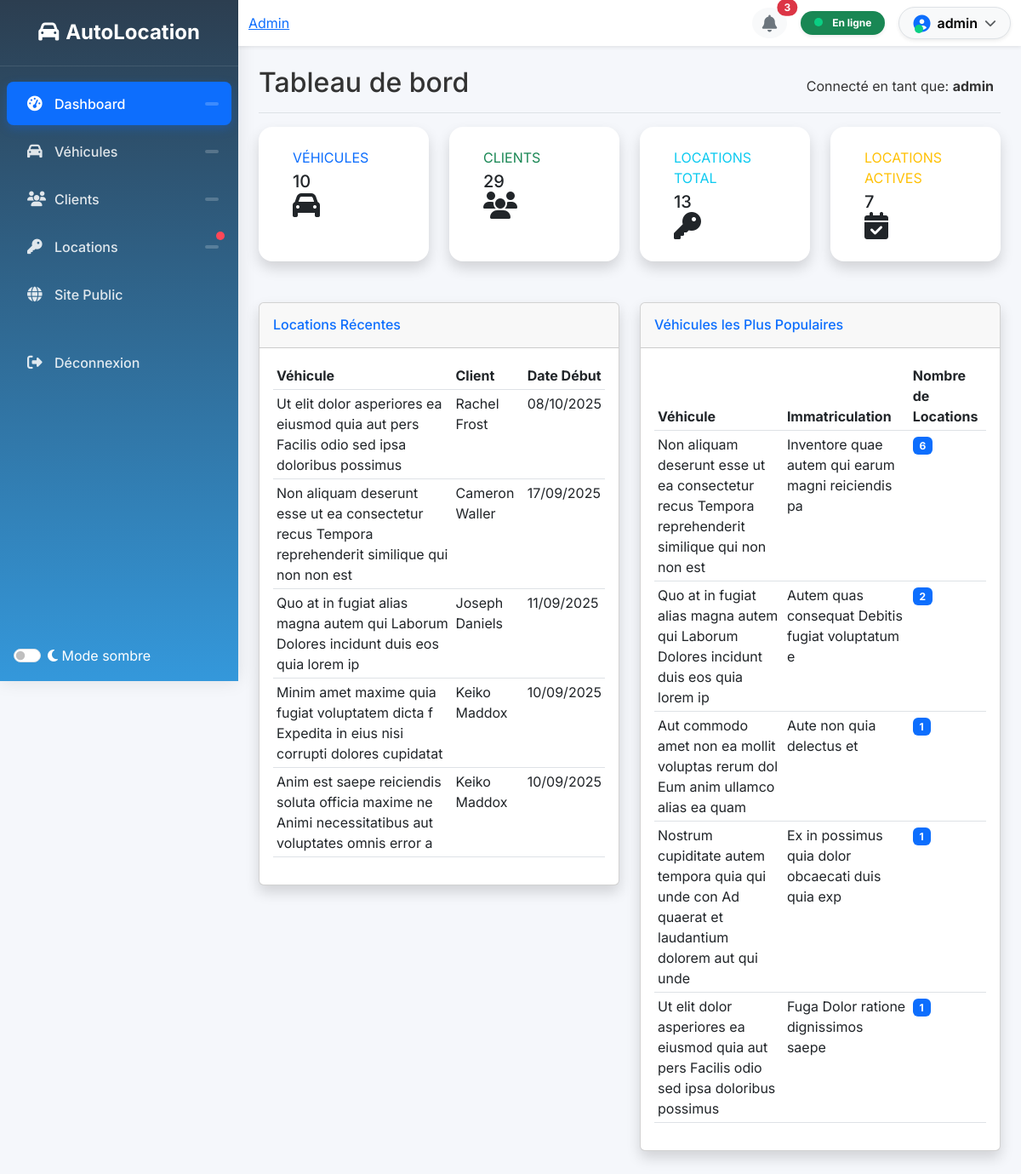
/monadmin/ (signed in), run on an earlier commit of the app's database.
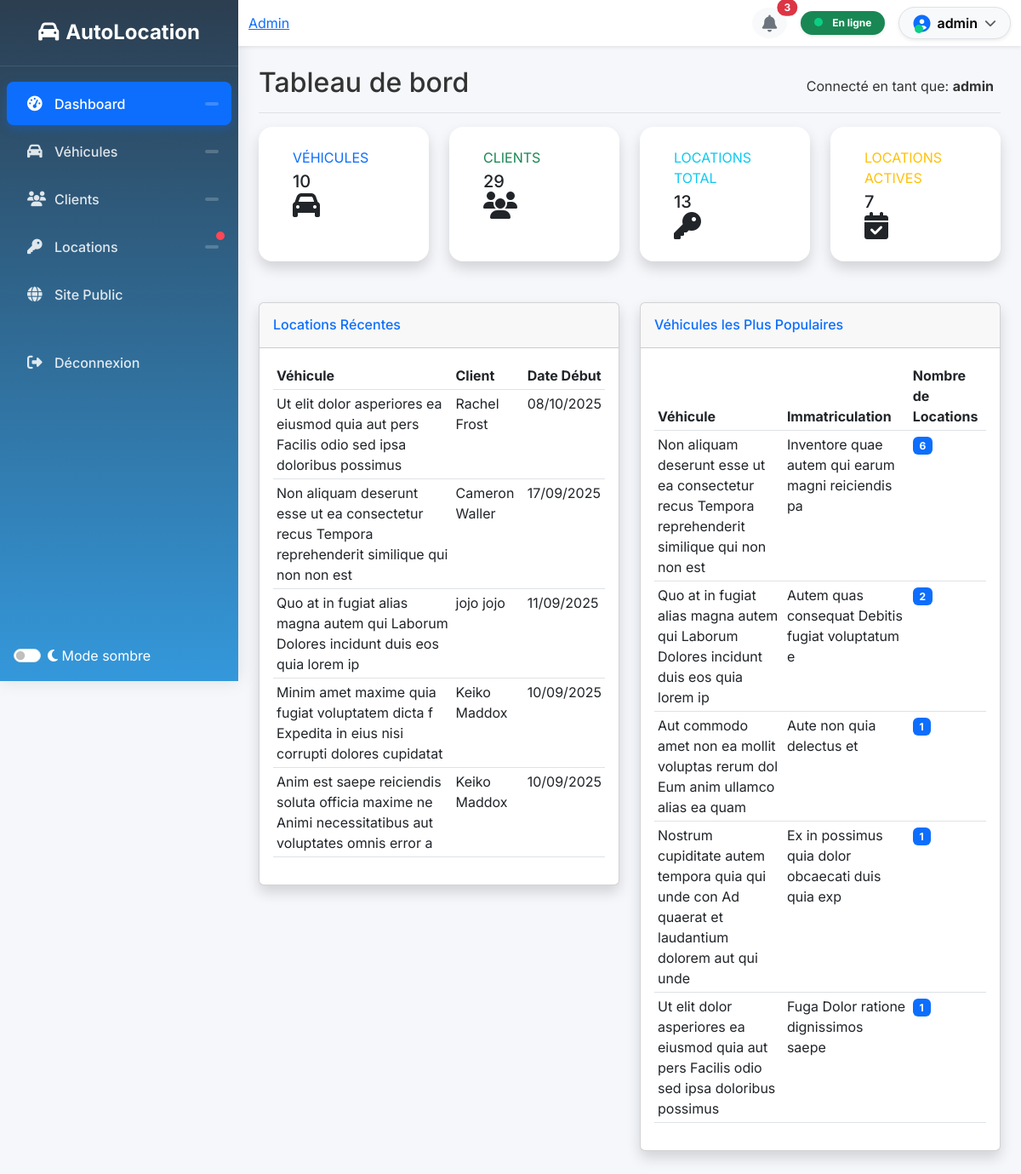
And on a later commit of the database.
### location/models.py (models this page shows, shortened)
class Louer(models.Model):
    STATUT_CHOICES = [
        ("EN_ATTENTE", "En attente"),
        ("VALIDE", "Validé"),
        ("REFUSE", "Refusé"),
    ]
    id_vehicule = models.ForeignKey(Vehicule, on_delete=models.CASCADE, blank=True)
    id_client = models.ForeignKey(Client, on_delete=models.CASCADE, blank=True)
    date_debut = models.DateField()
    date_finlocation = models.DateField()
    kilometrageapreslocation = models.IntegerField(null=True, blank=True)
    statut = models.CharField(max_length=20, choices=STATUT_CHOICES, default="EN_ATTENTE")
    motif = models.TextField(blank=True, null=True)
    created_at = models.DateTimeField(default=timezone.now, editable=False)

class Client(models.Model):
    user = models.OneToOneField(User, on_delete=models.CASCADE, null=True, blank=True)
    id_client = models.AutoField(primary_key=True)
    nom = models.CharField(max_length=100)
    prenom = models.CharField(max_length=100)
    profession = models.CharField(max_length=100, blank=True)
    adresse = models.TextField(blank=True)
    email = models.EmailField(unique=True)
    telephone = models.CharField(max_length=20, blank=True, null=True)
    created_at = models.DateTimeField(default=timezone.now, editable=False)
    email_confirmed = models.BooleanField(default=False)
    confirmation_code = models.CharField(max_length=6, blank=True, null=True)
    confirmation_code_expires_at = models.DateTimeField(blank=True, null=True)

class Vehicule(models.Model):
    id_vehicule = models.AutoField(primary_key=True)
    photo = models.ImageField(upload_to=vehicule_upload_path, max_length=255, null=True, blank=True)
    immatriculation = models.CharField(max_length=50, unique=True)
    marque = models.CharField(max_length=50)
    model = models.CharField(max_length=50)
    kilometrageinitiale = models.IntegerField()
    created_at = models.DateTimeField(default=timezone.now, editable=False)

### location/views.py (the view)
    def wrapper(request, *args, **kwargs):
        if not request.user.is_authenticated:
            return redirect('login')
        if not request.user.is_staff and not request.user.is_superuser:
            messages.error(request, "Accès réservé aux administrateurs.")
            return redirect('accueil')
        return view_func(request, *args, **kwargs)

### location/views.py (called while the page is built)
def admin_required(view_func):
    def wrapper(request, *args, **kwargs):
        if not request.user.is_authenticated:
            return redirect('login')
        if not request.user.is_staff and not request.user.is_superuser:
            messages.error(request, "Accès réservé aux administrateurs.")
            return redirect('accueil')
        return view_func(request, *args, **kwargs)
    return wrapper

### location/templates/location/monadmin/dashboard.html (shortened to what the changed rows need)
{% extends "location/monadmin/base.html" %}
{% block content %}
<div class="d-flex justify-content-between flex-wrap flex-md-nowrap align-items-center pb-2 mb-3 border-bottom">
    <h1 class="h2">Tableau de bord</h1>
</div>
<div class="row">
    <div class="col-lg-6 mb-4">
        <div class="card shadow">
            <div class="card-body">
                {% if locations_recentes %}
                <div class="table-responsive">
                    <table class="table table-sm">
                        <thead>
                            <tr>
                                <th>Véhicule</th>
                                <th>Client</th>
                                <th>Date Début</th>
                            </tr>
                        </thead>
                        <tbody>
                            {% for location in locations_recentes %}
                            <tr>
                                <td>{{ location.id_vehicule.marque }} {{ location.id_vehicule.model }}</td>
                                <td>{{ location.id_client.prenom }} {{ location.id_client.nom }}</td>
                                <td>{{ location.date_debut|date:"d/m/Y" }}</td>
                            </tr>
                            {% endfor %}
                        </tbody>
                    </table>
                </div>
                {% else %}
                <p class="text-muted">Aucune location récente.</p>
                {% endif %}
            </div>
        </div>
    </div>
    <div class="col-lg-6 mb-4">
        <div class="card shadow">
            <div class="card-body">
                {% if vehicules_populaires %}
                <div class="table-responsive">
                    <table class="table table-sm">
                        <thead>
                            <tr>
                                <th>Véhicule</th>
                                <th>Immatriculation</th>
                                <th>Nombre de Locations</th>
                            </tr>
                        </thead>
                    </table>
                </div>
                {% else %}
                <p class="text-muted">Aucune donnée disponible.</p>
                {% endif %}
            </div>
        </div>
    </div>
</div>
{% endblock %}

What changed in the data, as far as the page shows it:
changed through a linked row, Louer "Quo at in fugiat alias magna autem qui": id_client.prenom "Joseph" → "jojo"; id_client.nom "Daniels" → "jojo"
